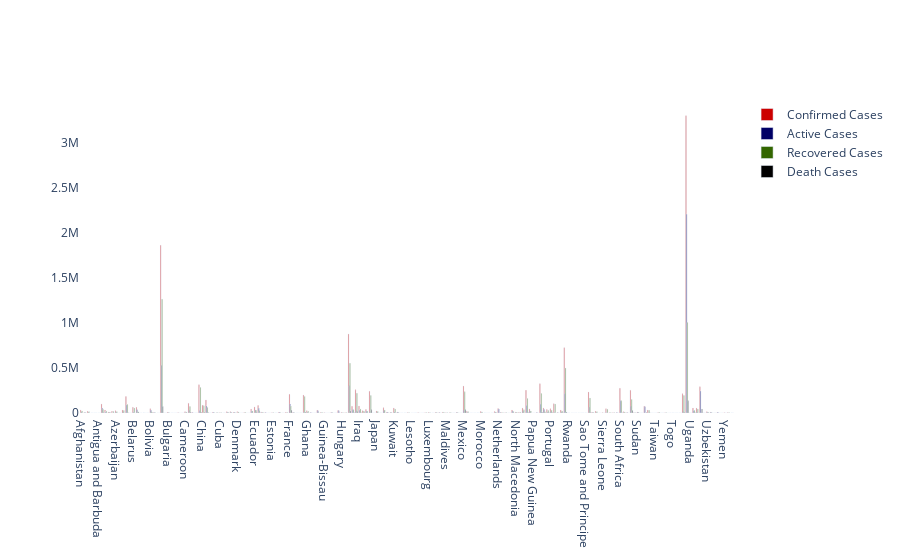

The cell this chart's notebook holds for it:
### Markdown cell above
### Graph 3: for all countries confirmed, active, recovered and deaths cases

### Code cell
# Plotted using plotly package. We can zoom in the plot to visualize the data properly
confirmed = go.Bar( x = df_country_wise.index,  y = df_country_wise['Confirmed'],  name='Confirmed Cases', 
                   marker_color="rgb(204,0,0)" )

recovered = go.Bar( x = df_country_wise.index,  y = df_country_wise['Recovered'],  name='Recovered Cases', 
                   marker_color="rgb(51,102,0)")

active = go.Bar( x = df_country_wise.index,  y = df_country_wise['Active'],  name='Active Cases', 
                marker_color="rgb(0,0,102)")

death = go.Bar( x = df_country_wise.index,  y = df_country_wise['Deaths'], name='Death Cases', 
               marker_color="rgb(0,0,0)")

data = [confirmed,active,recovered,death]
layout = go.Layout(barmode='group', paper_bgcolor='rgb(255,255,255)', plot_bgcolor='rgb(255,255,255)')

fig = go.Figure(data=data, layout=layout)
iplot(fig, filename='grouped-bar')

### Figure 1 — Plotly figure (JSON) as saved in the notebook; plotly's stock layout.template omitted (floating-point values rounded to 4 significant figures; data arrays with more than 128 entries replaced by an {"elided": "..."} marker saying what was removed)
{"data": [{"marker": {"color": "rgb(204,0,0)"}, "name": "Confirmed Cases", "type": "bar", "x": {"elided": "188 str values"}, "y": {"elided": "188 int values"}}, {"marker": {"color": "rgb(0,0,102)"}, "name": "Active Cases", "type": "bar", "x": {"elided": "188 str values"}, "y": {"elided": "188 int values"}}, {"marker": {"color": "rgb(51,102,0)"}, "name": "Recovered Cases", "type": "bar", "x": {"elided": "188 str values"}, "y": {"elided": "188 int values"}}, {"marker": {"color": "rgb(0,0,0)"}, "name": "Death Cases", "type": "bar", "x": {"elided": "188 str values"}, "y": {"elided": "188 int values"}}], "layout": {"barmode": "group", "paper_bgcolor": "rgb(255,255,255)", "plot_bgcolor": "rgb(255,255,255)"}}
